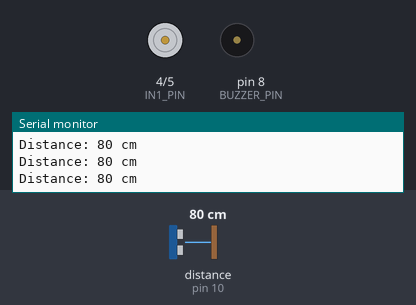
The sketch below on a simulated Arduino Uno, built with avr-gcc and run on an emulated ATmega328P. On the bench: motor-driver pin pairs drawn as motors (green arrow = first pin HIGH = forward, orange = second pin HIGH = backward, longer = more drive), buzzer (waves = sounding, pin HIGH), the last lines printed to the serial monitor. Wiring (inferred from the names in the program): ultrasonic range finder: trigger pin 9; echo pin 10. The test bench sets the inputs (shaded band); at power-on: distance to the obstacle (sensor on pin 10) 80 cm. The echo pulse lasts 58.3 µs per cm; pins used as bus, display or sensor lines are not drawn.

Above: at 1.3 s.
1.4 s: distance to the obstacle (sensor on pin 10) set to 11 cm
2.9 s: distance to the obstacle (sensor on pin 10) set to 8 cm
At 3.6 s:
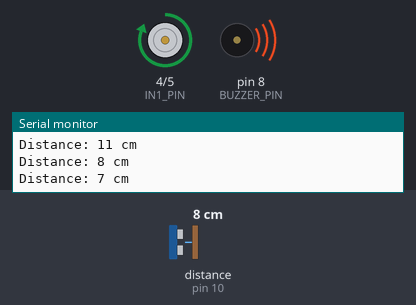
4.5 s: distance to the obstacle (sensor on pin 10) set to 18 cm
At 4.9 s:
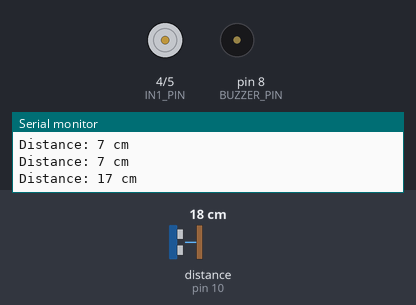
6.0 s: distance to the obstacle (sensor on pin 10) set to 2 cm
At 7.4 s:
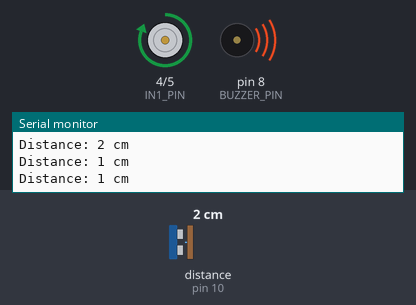
Timing chart, 0 to 8.5 s (numbered marks = the images above; inputs shaded):
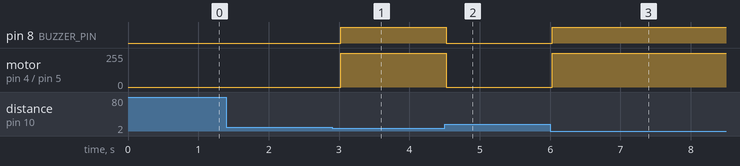

Measured:
- the behaviour switches between 10 and 9 cm on distance to the obstacle (sensor on pin 10) (found by bisection; images 0 and 1)
- after the input at 2.9 s, pin 8 (BUZZER_PIN): LOW → HIGH after 0.12 s; motor on pin 4 (IN1_PIN) / pin 5 (IN2_PIN): stopped → forward 255/255 after 0.12 s
- after the input at 4.5 s, pin 8 (BUZZER_PIN): HIGH → LOW at once; motor on pin 4 (IN1_PIN) / pin 5 (IN2_PIN): forward 255/255 → stopped at once
- after the input at 6.0 s, pin 8 (BUZZER_PIN): LOW → HIGH at once; motor on pin 4 (IN1_PIN) / pin 5 (IN2_PIN): stopped → forward 255/255 at once

The sketch:

new_sketch_1785910580738.ino
```cpp
#define TRIG_PIN 9     // Trigger pin of ultrasonic sensor
#define ECHO_PIN 10    // Echo pin of ultrasonic sensor
#define BUZZER_PIN 8   // Pin connected to the buzzer
#define IN1_PIN 4      // Motor driver IN1
#define IN2_PIN 5      // Motor driver IN2

void setup() {
  // Start serial communication for debugging
  Serial.begin(9600);

  // Set the sensor pins as outputs and inputs
  pinMode(TRIG_PIN, OUTPUT);
  pinMode(ECHO_PIN, INPUT);
  pinMode(BUZZER_PIN, OUTPUT);

  // Set motor control pins as outputs
  pinMode(IN1_PIN, OUTPUT);
  pinMode(IN2_PIN, OUTPUT);

  // Initially turn off the motor
  stopMotor();
}

void loop() {
  // Measure the distance using the ultrasonic sensor
  long distance = getDistance();

  // Print the distance in the Serial Monitor
  Serial.print("Distance: ");
  Serial.print(distance);
  Serial.println(" cm");

  // If the distance is less than 10 cm, turn on the buzzer and move motor
  if (distance < 10) {
    digitalWrite(BUZZER_PIN, HIGH);  // Turn buzzer ON
    moveMotorForward();  // Move the motor forward
  } else {
    digitalWrite(BUZZER_PIN, LOW);   // Turn buzzer OFF
    stopMotor();  // Stop the motor
  }

  // Wait for a while before the next measurement
  delay(500);
}

// Function to get the distance from the ultrasonic sensor
long getDistance() {
  // Send a pulse to the trigger pin to start the measurement
  digitalWrite(TRIG_PIN, LOW);
  delayMicroseconds(2);
  digitalWrite(TRIG_PIN, HIGH);
  delayMicroseconds(10);
  digitalWrite(TRIG_PIN, LOW);

  // Measure the pulse duration on the echo pin
  long duration = pulseIn(ECHO_PIN, HIGH);

  // Calculate the distance in centimeters (speed of sound = 343 m/s)
  long distance = (duration / 2) / 29.1;  // Distance in cm
  return distance;
}

// Function to move the motor forward
void moveMotorForward() {
  digitalWrite(IN1_PIN, HIGH);
  digitalWrite(IN2_PIN, LOW);
}

// Function to stop the motor
void stopMotor() {
  digitalWrite(IN1_PIN, LOW);
  digitalWrite(IN2_PIN, LOW);
}
```
